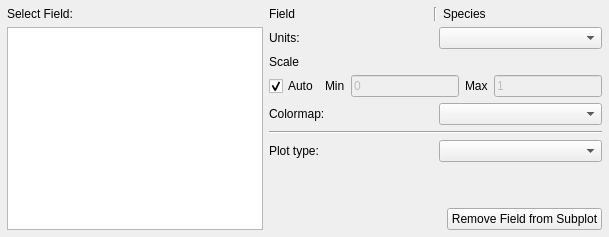
     <widget class="QWidget" name="tab">
      <attribute name="title">
       <string>Fields</string>
      </attribute>
      <layout class="QVBoxLayout" name="verticalLayout_4">
       <property name="leftMargin">
        <number>7</number>
       </property>
       <property name="topMargin">
        <number>7</number>
       </property>
       <property name="rightMargin">
        <number>7</number>
       </property>
       <property name="bottomMargin">
        <number>7</number>
       </property>
       <item>
        <layout class="QHBoxLayout" name="horizontalLayout_9">
         <item>
          <layout class="QVBoxLayout" name="verticalLayout_7">
           <item>
            <widget class="QLabel" name="label_8">
             <property name="text">
              <string>Select Field:</string>
             </property>
            </widget>
           </item>
           <item>
            <widget class="QListView" name="field_listView"/>
           </item>
          </layout>
         </item>
         <item>
          <layout class="QVBoxLayout" name="verticalLayout_6">
           <item>
            <layout class="QHBoxLayout" name="horizontalLayout">
             <item>
              <widget class="QLabel" name="FieldName">
               <property name="text">
                <string>Field</string>
               </property>
              </widget>
             </item>
             <item>
              <widget class="Line" name="line">
               <property name="orientation">
                <enum>Qt::Vertical</enum>
               </property>
              </widget>
             </item>
             <item>
              <widget class="QLabel" name="SpeciesName">
               <property name="text">
                <string>Species</string>
               </property>
              </widget>
             </item>
            </layout>
           </item>
           <item>
            <layout class="QVBoxLayout" name="verticalLayout_3">
             <item>
              <layout class="QHBoxLayout" name="horizontalLayout_7">
               <item>
                <widget class="QLabel" name="label_4">
                 <property name="text">
                  <string>Units:</string>
                 </property>
                </widget>
               </item>
               <item>
                <widget class="QComboBox" name="fieldUnits_comboBox"/>
               </item>
              </layout>
             </item>
            </layout>
           </item>
           <item>
            <layout class="QVBoxLayout" name="verticalLayout">
             <item>
              <widget class="QLabel" name="scale_label">
               <property name="text">
                <string>Scale</string>
               </property>
              </widget>
             </item>
             <item>
              <layout class="QHBoxLayout" name="horizontalLayout_2">
               <item>
                <layout class="QVBoxLayout" name="verticalLayout_2">
                 <item>
                  <widget class="QCheckBox" name="auto_checkBox">
                   <property name="text">
                    <string>Auto</string>
                   </property>
                   <property name="checked">
                    <bool>true</bool>
                   </property>
                  </widget>
                 </item>
                </layout>
               </item>
               <item>
                <layout class="QHBoxLayout" name="horizontalLayout_3">
                 <item>
                  <widget class="QLabel" name="label_5">
                   <property name="text">
                    <string>Min</string>
                   </property>
                  </widget>
                 </item>
                 <item>
                  <widget class="QLineEdit" name="min_lineEdit">
                   <property name="enabled">
                    <bool>false</bool>
                   </property>
                   <property name="text">
                    <string>0</string>
                   </property>
                  </widget>
                 </item>
                </layout>
               </item>
               <item>
                <layout class="QHBoxLayout" name="horizontalLayout_4">
                 <item>
                  <widget class="QLabel" name="label_6">
                   <property name="text">
                    <string>Max</string>
                   </property>
                  </widget>
                 </item>
                 <item>
                  <widget class="QLineEdit" name="max_lineEdit">
                   <property name="enabled">
                    <bool>false</bool>
                   </property>
                   <property name="text">
                    <string>1</string>
                   </property>
                  </widget>
                 </item>
                </layout>
               </item>
              </layout>
             </item>
            </layout>
           </item>
           <item>
            <layout class="QHBoxLayout" name="horizontalLayout_5">
             <item>
              <widget class="QLabel" name="color_label">
               <property name="text">
                <string>Colormap:</string>
               </property>
              </widget>
             </item>
             <item>
              <widget class="QComboBox" name="colorMap_comboBox"/>
             </item>
            </layout>
           </item>
           <item>
            <widget class="Line" name="line_2">
             <property name="orientation">
              <enum>Qt::Horizontal</enum>
             </property>
            </widget>
           </item>
           <item>
            <layout class="QHBoxLayout" name="horizontalLayout_6">
             <item>
              <widget class="QLabel" name="label_2">
               <property name="text">
                <string>Plot type:</string>
               </property>
              </widget>
             </item>
             <item>
              <widget class="QComboBox" name="plotType_comboBox"/>
             </item>
            </layout>
           </item>
           <item>
            <spacer name="verticalSpacer">
             <property name="orientation">
              <enum>Qt::Vertical</enum>
             </property>
             <property name="sizeHint" stdset="0">
              <size>
               <width>20</width>
               <height>40</height>
              </size>
             </property>
            </spacer>
           </item>
           <item>
            <layout class="QHBoxLayout" name="horizontalLayout_32">
             <item>
              <spacer name="horizontalSpacer_4">
               <property name="orientation">
                <enum>Qt::Horizontal</enum>
               </property>
               <property name="sizeHint" stdset="0">
                <size>
                 <width>40</width>
                 <height>20</height>
                </size>
               </property>
              </spacer>
             </item>
             <item>
              <widget class="QPushButton" name="removeField_button">
               <property name="text">
                <string>Remove Field from Subplot</string>
               </property>
              </widget>
             </item>
            </layout>
           </item>
          </layout>
         </item>
        </layout>
       </item>
      </layout>
     </widget>
